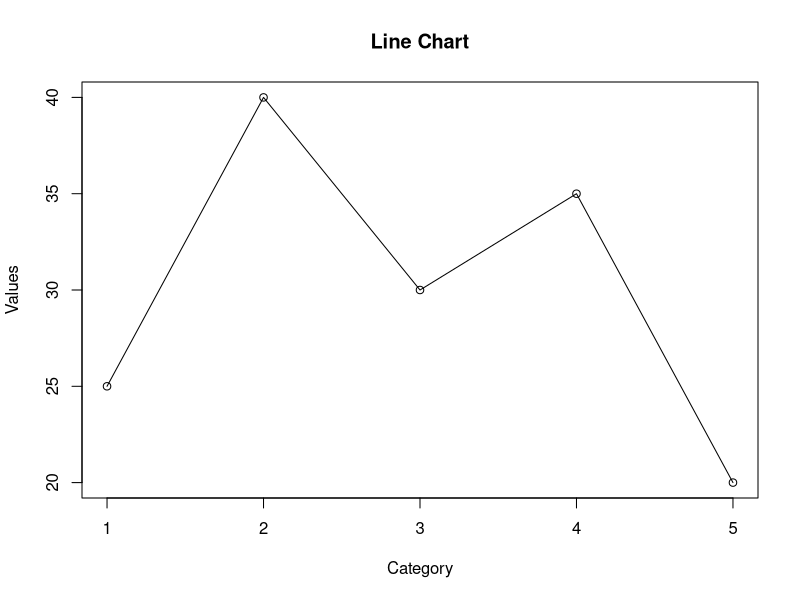
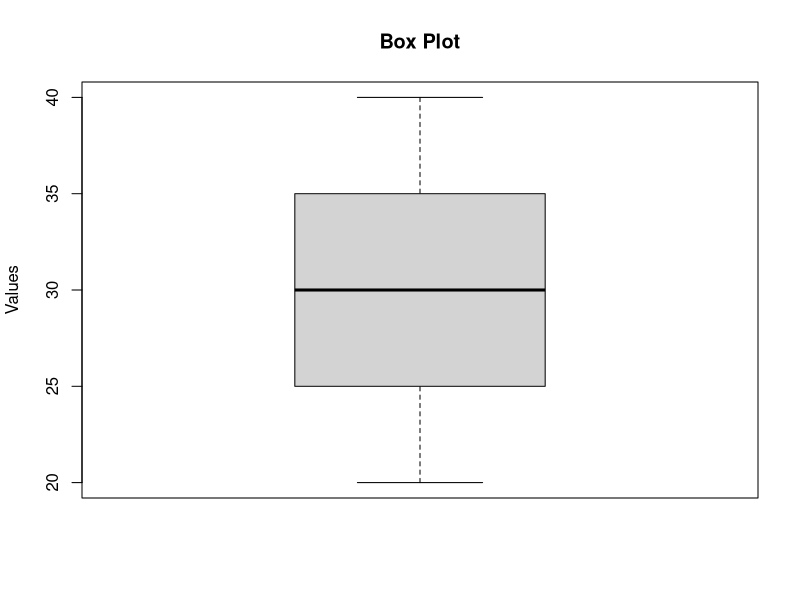
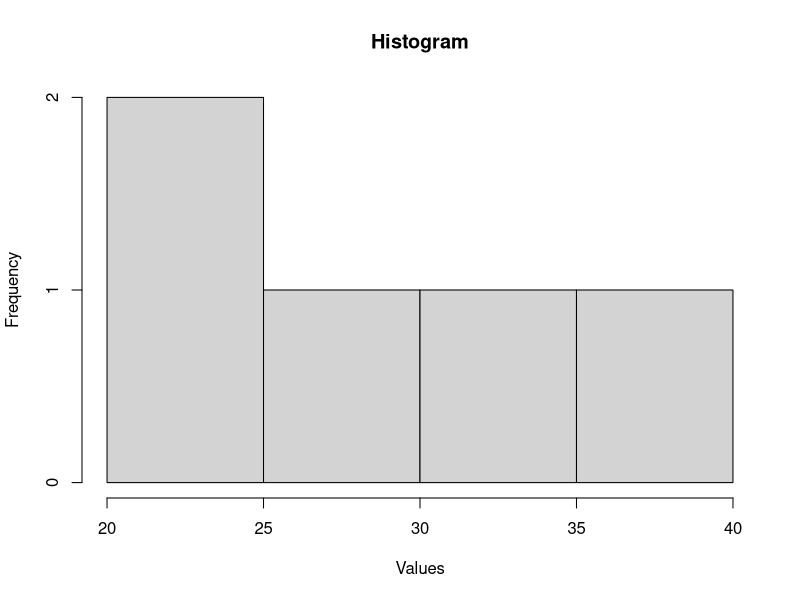
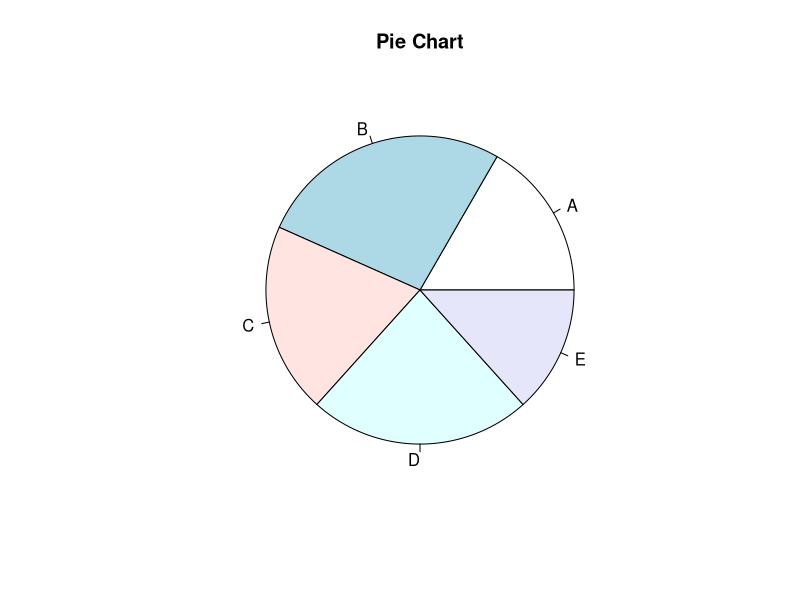
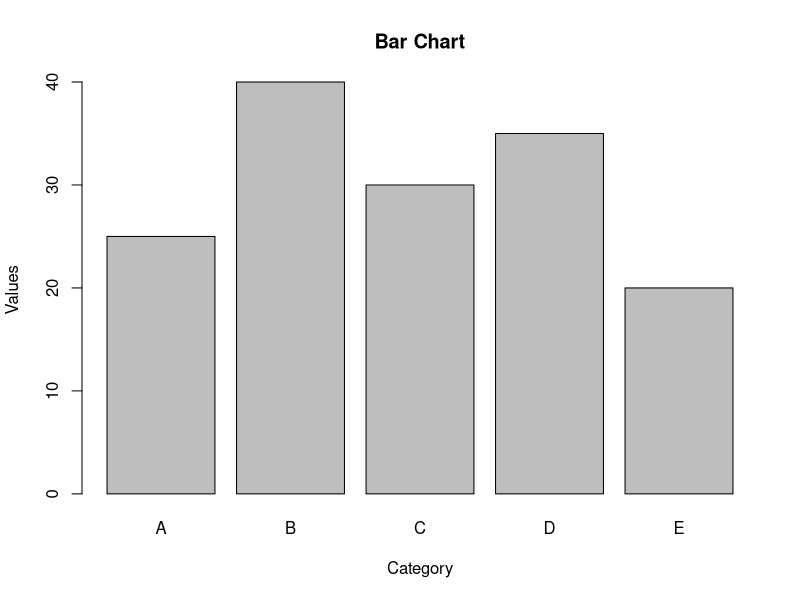

Reproduce these figures in R, in order.
# Creating a sample dataframe
df <- data.frame(Category = c('A', 'B', 'C', 'D', 'E'), Values = c(25, 40, 30, 35, 20))

# Line Chart
# Create a sequence of numbers for the x-axis
x_values <- seq_along(df$Category)

# Plot using the sequence for the x-axis and label with categories
plot(x_values, df$Values, type = "o", main = "Line Chart", xlab = "Category", ylab = "Values")

# Box Plot
boxplot(df$Values, main = "Box Plot", ylab = "Values")

# Histogram
hist(df$Values, main = "Histogram", xlab = "Values", ylab = "Frequency")

# Pie Chart
pie(df$Values, labels = df$Category, main = "Pie Chart")

# Bar Chart
barplot(df$Values, names.arg = df$Category, main = "Bar Chart", xlab = "Category", ylab = "Values")
